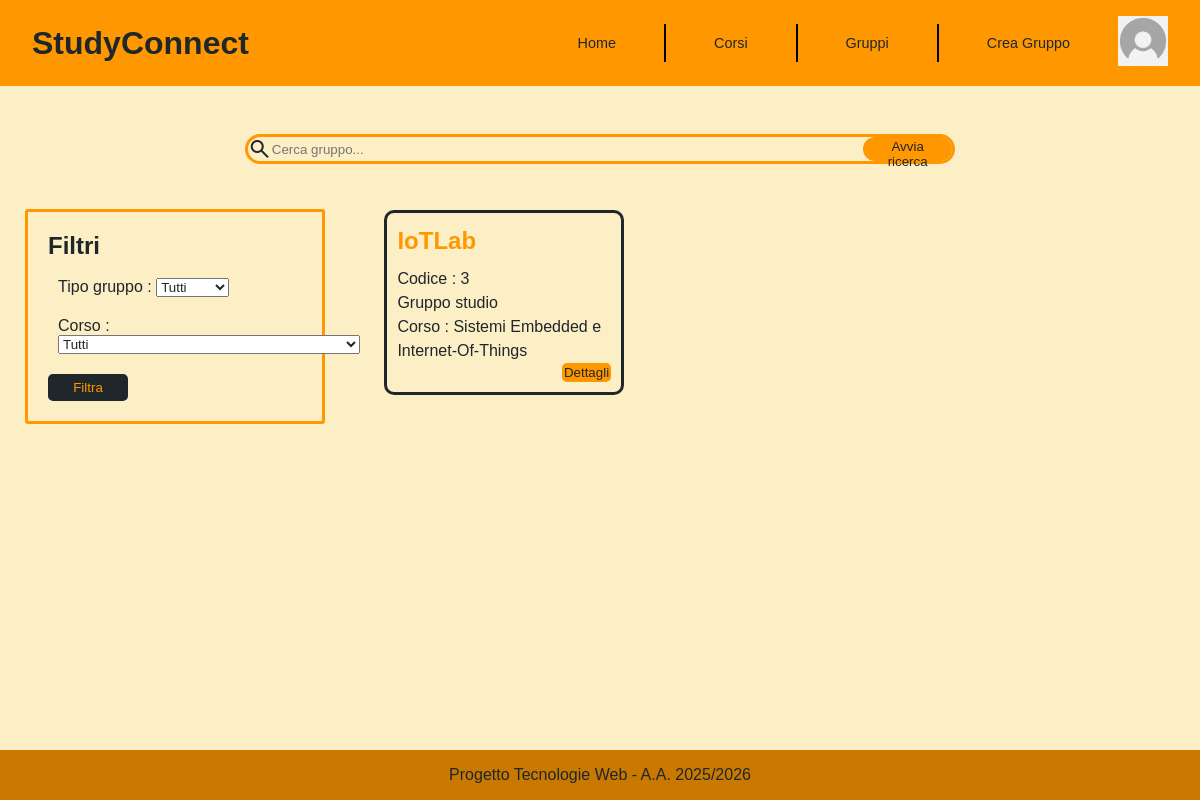
Screenshot of /pages/gruppi.php?filter-group-type=Studio with the database file from the repository.
### tables this page shows
CREATE TABLE Gruppi(
	Codice INT AUTO_INCREMENT PRIMARY KEY,
    Nome VARCHAR(100) NOT NULL,
    Descrizione MEDIUMTEXT,
    NumeroMembriRichiesti INT,
    NumeroMembriAttuali INT NOT NULL,
    Tipo VARCHAR(10) NOT NULL CHECK (Tipo IN ('Studio', 'Progetto')),
    DataConsegnaProgetto DATE,
    MatricolaCreatore VARCHAR(10) NOT NULL,
    CodiceCorso VARCHAR(5) NOT NULL,
	FOREIGN KEY (MatricolaCreatore) REFERENCES Studenti(Matricola)
		ON DELETE CASCADE
        ON UPDATE NO ACTION,
	FOREIGN KEY (CodiceCorso) REFERENCES Corsi(Codice)
		ON DELETE CASCADE
        ON UPDATE NO ACTION,
    CHECK(NumeroMembriAttuali<=NumeroMembriRichiesti OR NumeroMembriRichiesti=0)
);

CREATE TABLE Corsi(
	Codice VARCHAR(5) PRIMARY KEY,
    Nome VARCHAR(150) NOT NULL,
    Descrizione MEDIUMTEXT,
    CFU INT NOT NULL,
    ProgettoRichiesto BOOL NOT NULL,
    CHECK(length(Codice)=5)
);

### pages/gruppi.php (called while the page is built, shortened)
<?php
require_once '../bootstrap.php';
$templateParams["title"] = "Gruppi Studenti - Gruppi";
$templateParams["page"] = "templates/specific/template-gruppi.php";
$templateParams["corsi"] = $dbh->getCorsi();
if(isset($_GET["search-group"]) || (isset($_GET["filter-group-type"]) || isset($_GET["filter-course"]))){
    if(isset($_GET["search-group"])){
        $templateParams["gruppi"] = $dbh->getGruppiPerNome($_GET["search-group"]);
    } else{
        if(isset($_GET["filter-group-type"])){
            $templateParams["gruppi"] = $dbh->getGruppiPerTipo($_GET["filter-group-type"]);
        }
    }
} else{
    $templateParams["gruppi"] = $dbh->getGruppi();
}
$templateParams["imgprofilo"] =  "default_profile_icon.png";
require "templates/general/base.php";
?>

### db/database.php (called while the page is built, shortened)
<?php
    class DatabaseHelper{
        private $db;
        public function __construct($servername, $username, $password, $dbname, $port){
            $this->db = new mysqli($servername, $username, $password, $dbname, $port);
        }
        public function getCorsi(){
            $stmt = $this->db->prepare("SELECT * FROM corsi ORDER BY nome");
            $stmt->execute();
            $result = $stmt->get_result();
            return $result->fetch_all(MYSQLI_ASSOC);
        }
        public function getGruppiPerTipo(string $tipo){
            $stmt = $this->db->prepare("SELECT Gruppi.Nome, Tipo, NumeroMembriRichiesti, NumeroMembriAttuali, Gruppi.Codice, Corsi.Nome AS NomeCorso
            FROM Gruppi, Corsi WHERE Gruppi.CodiceCorso=Corsi.Codice AND Gruppi.Tipo=?");
            $stmt->bind_param('s', $tipo);
            $stmt->execute();
            return $stmt->get_result()->fetch_all(MYSQLI_ASSOC);
        }
    }
?>

### bootstrap.php (called while the page is built, shortened)
<?php
require_once("db/database.php");
$dbh = new DatabaseHelper("localhost", "root", "", "Gruppi_Studenti", 3307);
?>

### pages/templates/specific/filtri-gruppi.php (the view, shortened to what this page needs)
<form action="gruppi.php" method="GET" id="groups-form">
    <h2>Filtri</h2>
    <div>
        <label for="filter-group-type">Tipo gruppo :</label>
        <select name="filter-group-type" id="filter-group-type">
            <option value="Tutti">Tutti</option>
        </select>
    </div>
    <div>
        <label for="filter-course">Corso :</label>
        <select name="filter-course" id="filter-course">
            <option value="Tutti">Tutti</option>
        </select>
    </div>
    <button type="submit">Filtra</a>
</form>

### pages/templates/specific/template-gruppi.php (shortened to what this page needs)
<main class="groups-main">
    <div class="top-bar">
        <form action="gruppi.php" method="GET" class="search-bar-form">
            <span class="material-symbols-outlined">search</span>
            <input type="text" id="search-group" name="search-group" placeholder="Cerca gruppo...">
            <button type="submit">Avvia ricerca</button>
        </form>
    </div>
    <section class="groups-container">
        <ul class="groups-list">
            <?php foreach($templateParams["gruppi"] as $gruppo):?>
            <li class="group">
                <h2><?php echo $gruppo["Nome"]; ?></h2>
                <p>Codice : <?php echo $gruppo["Codice"];?></p>
                <p>
                <?php
                    if($gruppo["Tipo"]=="Studio"):
                        echo "Gruppo studio";
                    else :
                        echo "Gruppo progetto";
                    endif
                ?>
                </p>
                <p>Corso : <?php echo $gruppo["NomeCorso"]?></p>
                <form action="visualizzazione-gruppo.php" method="GET">
                    <input type="submit" value="Dettagli">
                </form>
            </li>
            <?php endforeach; ?>
        </ul>
    </section>
    <aside class="groups-aside" id="groups-aside">
        <?php require('filtri-gruppi.php'); ?>
    </aside>
</main>

### css/style.css (style rules this page uses)
* { margin: 0; padding: 0; box-sizing: border-box; color: #1F272B; font-family: Verdana, Geneva, Tahoma, sans-serif; }
html, body { height: 100% ; }
body { display: flex; flex-direction: column; padding-bottom: 60px; }
main { flex: 1; background-color: #FCEEC5; }
@media (min-width: 992px) { body { padding-bottom: 0; } }
.courses-main, .groups-main { width: 100%; padding-top: 20px; padding-bottom: 40px; }
.courses-container, .groups-container { width: 100%; height: 100%; margin: 0; }
.courses-list, .groups-list { display: flex; flex-direction: column; justify-content: center; align-items: stretch; width: 70%; margin-left: 15%; margin-right: 15%; column-gap: 10px; list-style: none; }
.search-bar-form { display: flex; flex-direction: row; justify-content: space-between; width: 60%; height: 30px; margin: 20px 20%; border-style: solid; border-color: #FF9800; border-radius: 15px; }
.search-bar-form input { background-color: #FCEEC5; border: none; outline: none; width: 70%; }
.search-bar-form button { background-color: #FF9800; color: #1F272B; border-style: solid; border-radius: 15px; border-color: #FF9800; cursor: pointer; padding: 0 5px; }
.groups-main, .single-group-main { display: flex; flex-direction: column; justify-content: center; }
.groups-main .top-bar { order: 1; }
.groups-container { order: 3; }
.group { line-height: 1.5; border-style: solid; border-color: #1F272B; border-radius: 10px; padding: 10px; margin: 8px; }
.group h2 { color: #FF9800; margin-bottom: 8px; }
.group form input { background-color: #FF9800; border-style: solid; border-color: #FF9800; border-radius: 5px; text-decoration: none; float: right; }
.groups-aside { order: 2; display: flex; width: 80%; margin: 30px 10%; padding: 20px; border-style: solid; border-color: #FF9800; border-radius: 3px; justify-content: center; }
.groups-aside form { display: flex; flex-direction: column; justify-content: center; }
.groups-aside h2 { margin-bottom: 8px; }
.groups-aside form div { display: block; padding: 2px; margin: 8px; }
.groups-aside form button { background-color: #1F272B; color: #FF9800; border-style: solid; border-color: #1F272B; border-radius: 5px; justify-content: center; margin-top: 10px; padding: 4px; width: 80px; }
.groups-aside { display: none; }
.groups-main .top-bar { display: flex; flex-direction: row; justify-content: space-between; align-items: center; margin: 8px; }
.groups-main .search-bar-form input { width: 50%; }
@media screen and (min-width:768px) { .groups-main { display: inline-block; } }
@media screen and (min-width:768px) { .groups-main .top-bar .search-bar-form { order: 1; display: flex; flex-direction: row; justify-content: space-between; } }
@media screen and (min-width:768px) { .search-bar-form input, .groups-main .search-bar-form input { width: 85%; } }
@media screen and (min-width:768px) { .groups-container { width: 70%; padding: 0 10px; margin: 10px; float: right; } }
@media screen and (min-width:768px) { .groups-list { display: grid; grid-template-columns: repeat(3, 1fr); width: 96%; margin: 0 2%; list-style: none; } }
@media screen and (min-width:768px) { .groups-aside { display: block; width: 25%; margin: 25px; padding: 20px; border-style: solid; border-color: #FF9800; border-radius: 3px; } }
@media screen and (min-width:768px) { .groups-aside form { display: flex; flex-direction: column; justify-content: space-evenly; } }
@media screen and (min-width:768px) { .groups-aside h2 { margin-bottom: 8px; } }
@media screen and (min-width:768px) { .groups-aside form div { display: block; padding: 2px; margin: 8px; } }
@media screen and (min-width:768px) { .groups-aside form button { background-color: #1F272B; color: #FF9800; border-style: solid; border-color: #1F272B; border-radius: 5px; justify-content: center; margin-top: 10px; padding: 4px; width: 80px; } }

### rows the page displays
gruppi: Nome "IoTLab", Codice "3", Tipo "Gruppo studio", CodiceCorso.Nome "Sistemi Embedded e Internet-Of-Things"
